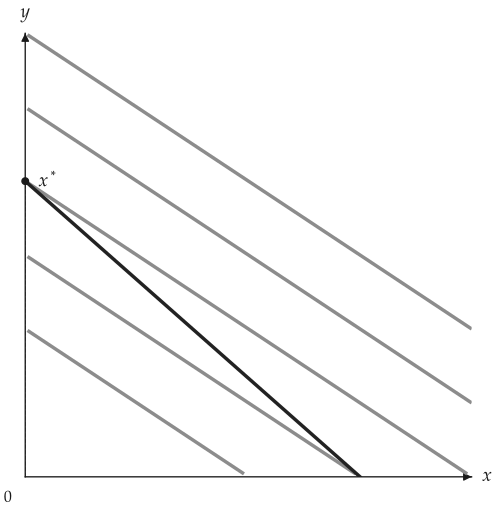

This figure's Python source:
from utility_viz import Canvas, Config, levels, solve
from utility_viz.models import PerfectSubstitutes

Config.load("manual.toml").use()  # the settings behind this manual's figures

model = PerfectSubstitutes(a=1.0, b=2.0)
eq = solve(model, px=2.0, py=3.0, income=30.0)

cvs = Canvas(x_max=20, y_max=15, x_label="$x$", y_label="$y$")
cvs.add_utility(model, levels=levels.around(eq.utility, n=5))
cvs.add_budget(2.0, 3.0, 30.0)
cvs.add_equilibrium(eq)
cvs.save("perfect_substitutes.png")
